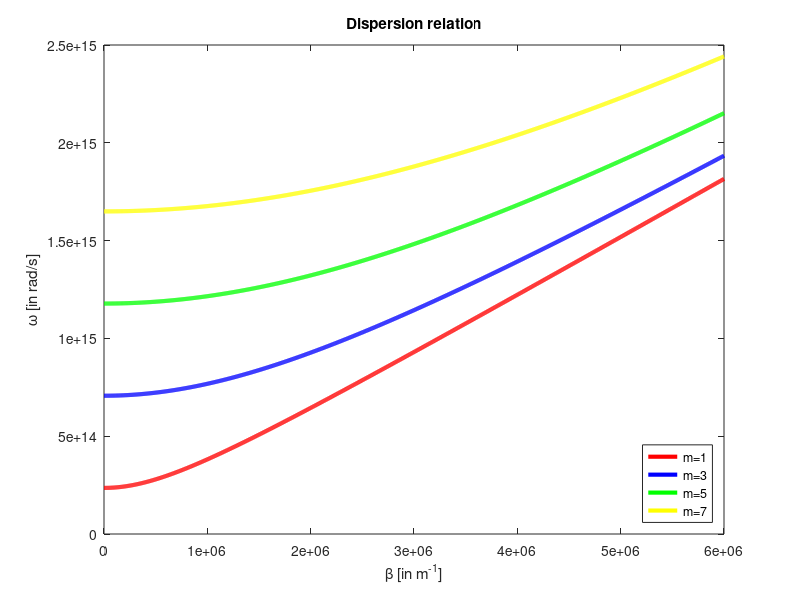

The MATLAB script that drew this image: (Note: this script raises an error after producing the figure.)
%MATLAB code for ECE747 HW2 Q5 - to plot the dispersion relation in a
%parallel-plate waveguide

m_range=1:2:7; %range of lowest m-values
d=2e-6;%given that the separation of plates = 2 um
c=3e+8;%speed of light
beta=linspace(0,6e+6,1000);%range of wave-guide wave-numbers


w_1=c*sqrt(beta.^2+(pi()^2*m_range(1)^2)/(4*d^2));%omega for m=1
w_2=c*sqrt(beta.^2+(pi()^2*m_range(2)^2)/(4*d^2));%omega for m=3
w_3=c*sqrt(beta.^2+(pi()^2*m_range(3)^2)/(4*d^2));%omega for m=5
w_4=c*sqrt(beta.^2+(pi()^2*m_range(4)^2)/(4*d^2));%omega for m=7

plot(beta,w_1,'Color','r','Linewidth',3)
hold on
plot(beta,w_2,'Color','b','Linewidth',3)
plot(beta,w_3,'Color','g','Linewidth',3)
plot(beta,w_4,'Color','y','Linewidth',3)
hold off
legend({'m=1','m=3','m=5','m=7'},'Location','southeast')
title('Dispersion relation')
xlabel('\beta [in m^{-1}]') 
ylabel('\omega [in rad/s]')
ax = gca;
ax.FontSize = 25;
